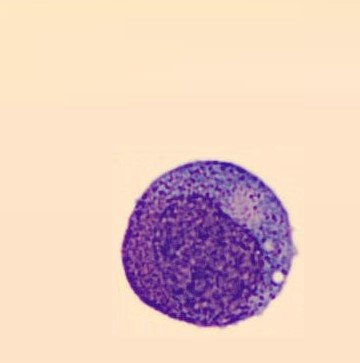
#> input picture Selected_images/Easy1.jpg, 360 x 363 px; its folder holds only this picture in this run
$ python pipeline.py
#> lines starting #> are read from the running program, lines starting #| are printed output that depends on the picture; after the words box and inside, x2 and y2 are one past the last pixel; in counts of white or black regions, pixels touching at a corner belong together
import cv2
import numpy as np
import os


def largest_component(mask):
    num_labels, labels, stats, _ = cv2.connectedComponentsWithStats(mask, connectivity=8)
    if num_labels <= 1:
        return mask

    largest_label = 1 + np.argmax(stats[1:, cv2.CC_STAT_AREA])
    out = np.zeros_like(mask)
    out[labels == largest_label] = 255
    return out


def fill_holes(mask):
    flood = mask.copy()
    h, w = mask.shape
    ffmask = np.zeros((h + 2, w + 2), np.uint8)
    cv2.floodFill(flood, ffmask, (0, 0), 255)
    holes = cv2.bitwise_not(flood)
    return cv2.bitwise_or(mask, holes)


def component_touching_seed(mask, seed_mask):
    num_labels, labels, stats, _ = cv2.connectedComponentsWithStats(mask, connectivity=8)
    if num_labels <= 1:
        return mask

    seed_labels = labels[seed_mask > 0]
    seed_labels = seed_labels[seed_labels != 0]

    if len(seed_labels) == 0:
        return largest_component(mask)

    unique, counts = np.unique(seed_labels, return_counts=True)
    chosen = unique[np.argmax(counts)]

    out = np.zeros_like(mask)
    out[labels == chosen] = 255
    return out


def remove_small_components(mask, min_area=100):
    num_labels, labels, stats, _ = cv2.connectedComponentsWithStats(mask, connectivity=8)
    out = np.zeros_like(mask)
    for i in range(1, num_labels):
        if stats[i, cv2.CC_STAT_AREA] >= min_area:
            out[labels == i] = 255
    return out


def safe_grabcut(img, init_mask, iters=5):
    gc_mask = init_mask.copy()

    if np.count_nonzero(gc_mask == cv2.GC_FGD) == 0:
        fg_candidate = (gc_mask == cv2.GC_PR_FGD)
        if np.count_nonzero(fg_candidate) > 0:
            ys, xs = np.where(fg_candidate)
            cy, cx = int(np.mean(ys)), int(np.mean(xs))
            r = 3
            y1 = max(0, cy - r)
            y2 = min(gc_mask.shape[0], cy + r + 1)
            x1 = max(0, cx - r)
            x2 = min(gc_mask.shape[1], cx + r + 1)
            gc_mask[y1:y2, x1:x2] = cv2.GC_FGD

    if np.count_nonzero(gc_mask == cv2.GC_BGD) == 0:
        gc_mask[0, :] = cv2.GC_BGD
        gc_mask[-1, :] = cv2.GC_BGD
        gc_mask[:, 0] = cv2.GC_BGD
        gc_mask[:, -1] = cv2.GC_BGD

    has_fg = np.count_nonzero((gc_mask == cv2.GC_FGD) | (gc_mask == cv2.GC_PR_FGD)) > 0
    has_bg = np.count_nonzero((gc_mask == cv2.GC_BGD) | (gc_mask == cv2.GC_PR_BGD)) > 0

    if not (has_fg and has_bg):
        return np.where(
            (gc_mask == cv2.GC_FGD) | (gc_mask == cv2.GC_PR_FGD),
            255,
            0
        ).astype(np.uint8)

    bgdModel = np.zeros((1, 65), np.float64)
    fgdModel = np.zeros((1, 65), np.float64)

    try:
        cv2.grabCut(
            img,
            gc_mask,
            None,
            bgdModel,
            fgdModel,
            iters,
            cv2.GC_INIT_WITH_MASK
        )
        return np.where(
            (gc_mask == cv2.GC_FGD) | (gc_mask == cv2.GC_PR_FGD),
            255,
            0
        ).astype(np.uint8)
    except cv2.error:
        return np.where(
            (gc_mask == cv2.GC_FGD) | (gc_mask == cv2.GC_PR_FGD),
            255,
            0
        ).astype(np.uint8)


def get_nucleus_mask(img):
    blur = cv2.GaussianBlur(img, (5, 5), 0)

    hsv = cv2.cvtColor(blur, cv2.COLOR_BGR2HSV)
    lab = cv2.cvtColor(blur, cv2.COLOR_BGR2LAB)

    _, s, _ = cv2.split(hsv)
    l, a, b = cv2.split(lab)

    darkness = 255 - l
    magenta = np.clip(a.astype(np.int16) - 128, 0, 127).astype(np.uint8)
    blue_bias = np.clip(128 - b.astype(np.int16), 0, 127).astype(np.uint8)

    score = (
        0.42 * darkness.astype(np.float32) +
        0.28 * s.astype(np.float32) +
        0.20 * magenta.astype(np.float32) +
        0.10 * blue_bias.astype(np.float32)
    )
    score = np.clip(score, 0, 255).astype(np.uint8)

    _, otsu_mask = cv2.threshold(score, 0, 255, cv2.THRESH_BINARY + cv2.THRESH_OTSU)

    color_mask1 = cv2.inRange(hsv, (105, 35, 20), (175, 255, 220))
    color_mask2 = cv2.inRange(a, 128, 210)
    color_mask3 = cv2.inRange(b, 65, 150)

    color_mask = cv2.bitwise_and(color_mask1, color_mask2)
    color_mask = cv2.bitwise_and(color_mask, color_mask3)

    nucleus = cv2.bitwise_and(otsu_mask, color_mask)

    k1 = cv2.getStructuringElement(cv2.MORPH_ELLIPSE, (3, 3))
    k2 = cv2.getStructuringElement(cv2.MORPH_ELLIPSE, (5, 5))

    nucleus = cv2.morphologyEx(nucleus, cv2.MORPH_OPEN, k1)
    nucleus = cv2.morphologyEx(nucleus, cv2.MORPH_CLOSE, k2)
    nucleus = remove_small_components(nucleus, min_area=30)
    nucleus = largest_component(nucleus)

    return nucleus


def expand_box(x, y, w, h, img_w, img_h, scale=4.8, min_size=170):
    cx = x + w / 2
    cy = y + h / 2

    new_w = max(int(w * scale), min_size)
    new_h = max(int(h * scale), min_size)

    x1 = max(0, int(cx - new_w / 2))
    y1 = max(0, int(cy - new_h / 2))
    x2 = min(img_w, int(cx + new_w / 2))
    y2 = min(img_h, int(cy + new_h / 2))

    return x1, y1, x2, y2


def estimate_background_stats(crop):
    lab = cv2.cvtColor(crop, cv2.COLOR_BGR2LAB)
    hsv = cv2.cvtColor(crop, cv2.COLOR_BGR2HSV)

    h, w = crop.shape[:2]
    border_w = max(10, min(h, w) // 10)

    border_mask = np.zeros((h, w), np.uint8)
    border_mask[:border_w, :] = 255
    border_mask[-border_w:, :] = 255
    border_mask[:, :border_w] = 255
    border_mask[:, -border_w:] = 255

    border_pixels = lab[border_mask > 0].reshape(-1, 3).astype(np.float32)
    mean = border_pixels.mean(axis=0)
    std = border_pixels.std(axis=0) + 1e-6

    return lab, hsv, border_mask, mean, std


def build_wbc_candidate(crop, nucleus_crop):
    lab, hsv, border_mask, bg_mean, bg_std = estimate_background_stats(crop)

    l, a, b = cv2.split(lab)
    h, s, v = cv2.split(hsv)

    z = np.sqrt((((lab.astype(np.float32) - bg_mean) / bg_std) ** 2).sum(axis=2))

    darkness = 255 - l
    magenta = np.clip(a.astype(np.int16) - 128, 0, 127).astype(np.uint8)
    blue_bias = np.clip(128 - b.astype(np.int16), 0, 127).astype(np.uint8)

    nucleus_like = (
        0.45 * darkness.astype(np.float32) +
        0.30 * s.astype(np.float32) +
        0.15 * magenta.astype(np.float32) +
        0.10 * blue_bias.astype(np.float32)
    )

    cytoplasm_like = (
        0.45 * z.astype(np.float32) +
        0.25 * s.astype(np.float32) +
        0.20 * darkness.astype(np.float32) +
        0.10 * magenta.astype(np.float32)
    )

    # WBC pixels are usually unlike the plain background,
    # and more stain-heavy than RBC/background.
    combined = np.maximum(nucleus_like, cytoplasm_like)
    combined = cv2.GaussianBlur(combined.astype(np.uint8), (5, 5), 0)

    _, cand1 = cv2.threshold(combined, 0, 255, cv2.THRESH_BINARY + cv2.THRESH_OTSU)

    cand2 = (
        ((z > 2.0) & (darkness > 10)) |
        ((s > 28) & (darkness > 8)) |
        ((magenta > 6) & (z > 1.6))
    ).astype(np.uint8) * 255

    candidate = cv2.bitwise_or(cand1, cand2)

    # keep only region around nucleus
    ys, xs = np.where(nucleus_crop > 0)
    cy = int(np.mean(ys))
    cx = int(np.mean(xs))
    nucleus_area = max(1, cv2.countNonZero(nucleus_crop))
    est_radius = int(max(28, min(90, np.sqrt(nucleus_area) * 5.8)))

    yy, xx = np.indices(candidate.shape)
    dist = np.sqrt((yy - cy) ** 2 + (xx - cx) ** 2)
    distance_gate = (dist <= est_radius).astype(np.uint8) * 255

    candidate = cv2.bitwise_and(candidate, distance_gate)

    k_open = cv2.getStructuringElement(cv2.MORPH_ELLIPSE, (3, 3))
    k_close = cv2.getStructuringElement(cv2.MORPH_ELLIPSE, (7, 7))

    candidate = cv2.morphologyEx(candidate, cv2.MORPH_OPEN, k_open)
    candidate = cv2.morphologyEx(candidate, cv2.MORPH_CLOSE, k_close)

    seed = cv2.dilate(
        nucleus_crop,
        cv2.getStructuringElement(cv2.MORPH_ELLIPSE, (9, 9)),
        iterations=1
    )

    candidate = component_touching_seed(candidate, seed)
    candidate = cv2.bitwise_or(candidate, seed)

    sure_bg = (
        (border_mask > 0) |
        ((z < 1.15) & (s < 22) & (l > 205))
    ).astype(np.uint8) * 255

    return candidate, sure_bg, border_mask, est_radius


def break_thin_bridges(mask, nucleus_crop):
    # Erode slightly to break accidental thin links to RBCs,
    # then regrow only the part connected to the nucleus.
    eroded = cv2.erode(
        mask,
        cv2.getStructuringElement(cv2.MORPH_ELLIPSE, (5, 5)),
        iterations=1
    )
    kept = component_touching_seed(eroded, nucleus_crop)
    restored = cv2.dilate(
        kept,
        cv2.getStructuringElement(cv2.MORPH_ELLIPSE, (5, 5)),
        iterations=1
    )
    restored = cv2.bitwise_or(restored, nucleus_crop)
    return restored


def segment_wbc(image_path, save_mask_path=None, save_output_path=None, debug_dir=None):
    img = cv2.imread(image_path)
    if img is None:
        raise ValueError(f"Could not read image: {image_path}")

    original = img.copy()
    H, W = img.shape[:2]

    nucleus = get_nucleus_mask(img)
    if cv2.countNonZero(nucleus) == 0:
        raise ValueError("No nucleus detected")

    ys, xs = np.where(nucleus > 0)
    x, y, w, h = cv2.boundingRect(np.column_stack((xs, ys)))
    x1, y1, x2, y2 = expand_box(x, y, w, h, W, H)

    crop = original[y1:y2, x1:x2].copy()
    nucleus_crop = nucleus[y1:y2, x1:x2]

    candidate, sure_bg, border_mask, est_radius = build_wbc_candidate(crop, nucleus_crop)

    gc_mask = np.full(crop.shape[:2], cv2.GC_PR_BGD, np.uint8)
    gc_mask[candidate > 0] = cv2.GC_PR_FGD
    gc_mask[nucleus_crop > 0] = cv2.GC_FGD
    gc_mask[sure_bg > 0] = cv2.GC_BGD

    mask_crop = safe_grabcut(crop, gc_mask, iters=5)
    mask_crop = cv2.bitwise_or(mask_crop, nucleus_crop)
    mask_crop = component_touching_seed(mask_crop, nucleus_crop)

    mask_crop = break_thin_bridges(mask_crop, nucleus_crop)

    mask_crop = cv2.morphologyEx(
        mask_crop,
        cv2.MORPH_CLOSE,
        cv2.getStructuringElement(cv2.MORPH_ELLIPSE, (7, 7))
    )
    mask_crop = cv2.morphologyEx(
        mask_crop,
        cv2.MORPH_OPEN,
        cv2.getStructuringElement(cv2.MORPH_ELLIPSE, (3, 3))
    )

    mask_crop = fill_holes(mask_crop)
    mask_crop = component_touching_seed(mask_crop, nucleus_crop)

    # final distance safety gate
    ys, xs = np.where(nucleus_crop > 0)
    cy = int(np.mean(ys))
    cx = int(np.mean(xs))
    yy, xx = np.indices(mask_crop.shape)
    dist = np.sqrt((yy - cy) ** 2 + (xx - cx) ** 2)
    max_radius = int(est_radius * 1.15)
    radius_gate = (dist <= max_radius).astype(np.uint8) * 255
    mask_crop = cv2.bitwise_and(mask_crop, radius_gate)
    mask_crop = cv2.bitwise_or(mask_crop, nucleus_crop)

    mask_crop = fill_holes(mask_crop)
    mask_crop = component_touching_seed(mask_crop, nucleus_crop)

    mask = np.zeros((H, W), np.uint8)
    mask[y1:y2, x1:x2] = mask_crop

    output = np.full_like(original, 255)
    output[mask == 255] = original[mask == 255]

    if save_mask_path is not None:
        cv2.imwrite(save_mask_path, mask)

    if save_output_path is not None:
        cv2.imwrite(save_output_path, output)

    if debug_dir is not None:
        os.makedirs(debug_dir, exist_ok=True)

        box_vis = original.copy()
        cv2.rectangle(box_vis, (x1, y1), (x2, y2), (0, 255, 0), 2)

        cand_full = np.zeros((H, W), np.uint8)
        cand_full[y1:y2, x1:x2] = candidate

        bg_full = np.zeros((H, W), np.uint8)
        bg_full[y1:y2, x1:x2] = sure_bg

        cv2.imwrite(os.path.join(debug_dir, "01_original.png"), original)
        cv2.imwrite(os.path.join(debug_dir, "02_nucleus_mask.png"), nucleus)
        cv2.imwrite(os.path.join(debug_dir, "03_crop_box.png"), box_vis)
        cv2.imwrite(os.path.join(debug_dir, "04_candidate.png"), cand_full)
        cv2.imwrite(os.path.join(debug_dir, "05_sure_bg.png"), bg_full)
        cv2.imwrite(os.path.join(debug_dir, "06_final_mask.png"), mask)
        cv2.imwrite(os.path.join(debug_dir, "07_output.png"), output)

    return mask, output


def process_folder(input_folder, mask_folder, output_folder, debug_root=None):
    os.makedirs(mask_folder, exist_ok=True)
    os.makedirs(output_folder, exist_ok=True)

    valid_exts = {".jpg", ".jpeg", ".png", ".bmp", ".tif", ".tiff"}

    for filename in os.listdir(input_folder):
        name, ext = os.path.splitext(filename)
        if ext.lower() not in valid_exts:
            continue

        image_path = os.path.join(input_folder, filename)
        mask_path = os.path.join(mask_folder, f"{name}_mymask.png")
        output_path = os.path.join(output_folder, f"{name}.jpg")

        debug_dir = None
        if debug_root is not None:
            debug_dir = os.path.join(debug_root, name)

        try:
            segment_wbc(
                image_path,
                save_mask_path=mask_path,
                save_output_path=output_path,
                debug_dir=debug_dir
            )
#> in segment_wbc, img is the input picture: shape (363, 360, 3); mean B, G, R 191.9, 201.6, 230.2
#> in get_nucleus_mask, `_, otsu_mask = cv2.threshold(score, 0, 255, cv2.THRESH_BINARY + cv2.TH..`:
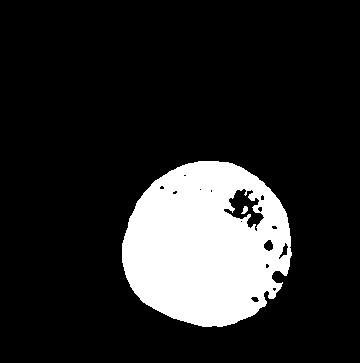
#> otsu_mask: shape (363, 360); 16% white; 2 white regions, box (x1, y1, x2, y2) and area: (122, 161, 292, 327) 20910, (241, 206, 248, 214) 34
#> in remove_small_components, `num_labels, labels, stats, _ = cv2.connectedComponentsWithStats(mask, ..`: num_labels = 2; stats = [[0, 0, 360, 363, 109457], [122, 161, 170, 166, 21223]]
#> in largest_component, `num_labels, labels, stats, _ = cv2.connectedComponentsWithStats(mask, ..`: num_labels = 2
#> in largest_component, `largest_label = 1 + np.argmax(stats[1:, cv2.CC_STAT_AREA])`: largest_label = 1
#> in segment_wbc, `x, y, w, h = cv2.boundingRect(np.column_stack((xs, ys)))`: x = 122; y = 161; w = 170; h = 166
#> in expand_box, `cx = x + w / 2`: cx = 207
#> in expand_box, `cy = y + h / 2`: cy = 244
#> in expand_box, `new_w = max(int(w * scale), min_size)`: new_w = 816
#> in expand_box, `new_h = max(int(h * scale), min_size)`: new_h = 796
#> in expand_box, `x1 = max(0, int(cx - new_w / 2))`: x1 = 0
#> in expand_box, `x2 = min(img_w, int(cx + new_w / 2))`: x2 = 360
#> in expand_box, `y2 = min(img_h, int(cy + new_h / 2))`: y2 = 363
#> in segment_wbc, `x1, y1, x2, y2 = expand_box(x, y, w, h, W, H)`: x1 = 0; x2 = 360; y2 = 363
#> in estimate_background_stats, `mean = border_pixels.mean(axis=0)`: mean = [235.2, 132.2, 145]
#> in estimate_background_stats, `std = border_pixels.std(axis=0) + 1e-6`: std = [1.74, 1.15, 1.74]
#> in build_wbc_candidate, `lab, hsv, border_mask, bg_mean, bg_std = estimate_background_stats(crop)`:
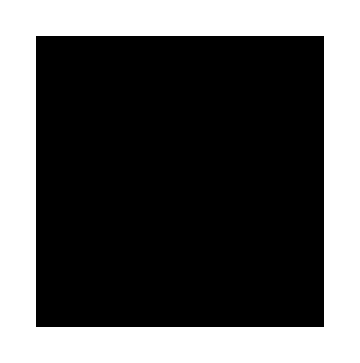
#> border_mask: shape (363, 360); 35.9% white; 1 white region, box (x1, y1, x2, y2) and area: (0, 0, 360, 363) 46872
#> in build_wbc_candidate, `lab, hsv, border_mask, bg_mean, bg_std = estimate_background_stats(crop)`: bg_mean = [235.2, 132.2, 145]; bg_std = [1.74, 1.15, 1.74]
#> in build_wbc_candidate, `h, s, v = cv2.split(hsv)`:
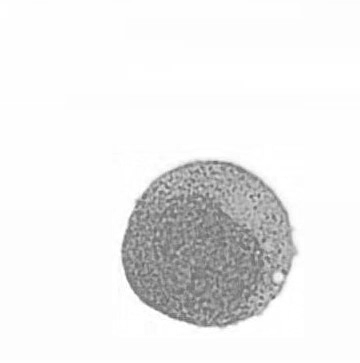
#> v: shape (363, 360); min 98, max 255, mean 235.9
#> in build_wbc_candidate, `z = np.sqrt((((lab.astype(np.float32) - bg_mean) / bg_std) ** 2).sum(a..`:
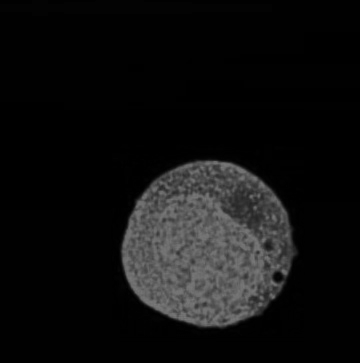
#> z: shape (363, 360) float32; min 0.216, max 122, mean 16.2
#> in build_wbc_candidate, `cy = int(np.mean(ys))`: cy = 244
#> in build_wbc_candidate, `cx = int(np.mean(xs))`: cx = 205
#> in build_wbc_candidate, `nucleus_area = max(1, cv2.countNonZero(nucleus_crop))`: nucleus_area = 21223
#> in build_wbc_candidate, `est_radius = int(max(28, min(90, np.sqrt(nucleus_area) * 5.8)))`: est_radius = 90
#> in build_wbc_candidate, `dist = np.sqrt((yy - cy) ** 2 + (xx - cx) ** 2)`:
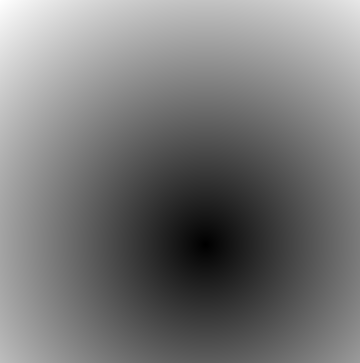
#> dist: shape (363, 360) float64; min 0, max 318.7, mean 149.5; drawn with min black and max white
#> in component_touching_seed, `num_labels, labels, stats, _ = cv2.connectedComponentsWithStats(mask, ..`: num_labels = 2; stats = [[0, 0, 360, 363, 105235], [115, 154, 181, 181, 25445]]
#> in component_touching_seed, `unique, counts = np.unique(seed_labels, return_counts=True)`: unique = [1]; counts = [24067]
#> in component_touching_seed, `chosen = unique[np.argmax(counts)]`: chosen = 1
#> in segment_wbc, `candidate, sure_bg, border_mask, est_radius = build_wbc_candidate(crop..`: est_radius = 90
#> in safe_grabcut, `gc_mask = init_mask.copy()`:
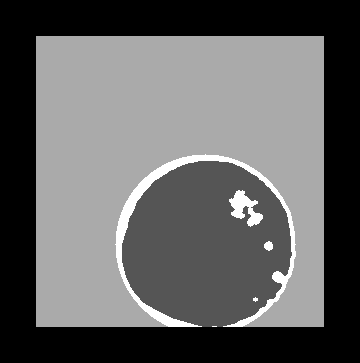
#> gc_mask: shape (363, 360); min 0, max 3, mean 1.15; drawn with min black and max white
#> in safe_grabcut, `has_fg = np.count_nonzero((gc_mask == cv2.GC_FGD) | (gc_mask == cv2.GC..`: has_fg = True
#> in break_thin_bridges, `eroded = cv2.erode( mask, cv2.getStructuringElement(cv2.MORPH_ELLIPSE,..`:
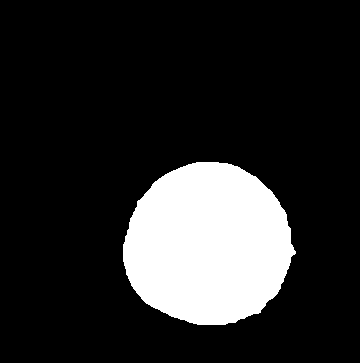
#> eroded: shape (363, 360); 16.6% white; 1 white region, box (x1, y1, x2, y2) and area: (123, 162, 296, 325) 21653
#> in segment_wbc, `cy = int(np.mean(ys))`: cy = 244
#> in segment_wbc, `cx = int(np.mean(xs))`: cx = 205
#> in segment_wbc, `max_radius = int(est_radius * 1.15)`: max_radius = 103
            print(f"Processed: {filename}")
        except Exception as e:
            print(f"Failed: {filename} -> {e}")


if __name__ == "__main__":
    input_folder = "Selected_images"
    mask_folder = "student_mask"
    output_folder = "output_images"
    debug_root = "debug_pipeline"

    process_folder(input_folder, mask_folder, output_folder, debug_root)

$ run again, on Selected_images/Easy3.jpg
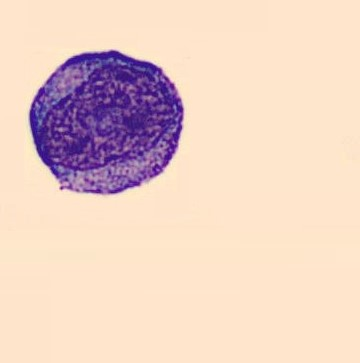
#> input picture Selected_images/Easy3.jpg, 360 x 363 px
#> in segment_wbc, img is the input picture: shape (363, 360, 3); mean B, G, R 196, 206.9, 234.2
#> otsu_mask: shape (363, 360); 12.6% white; 1 white region, box (x1, y1, x2, y2) and area: (29, 50, 183, 194) 16525
#> color_mask1: shape (363, 360); 13.6% white; 1 white region, box (x1, y1, x2, y2) and area: (29, 49, 185, 196) 17709
#> color_mask2: shape (363, 360); 99.9% white; black in thin lines or dots, all inside (x1, y1, x2, y2) = (26, 125, 159, 192)
#> color_mask3: shape (363, 360); 100% white; black in thin lines or dots, all inside (x1, y1, x2, y2) = (28, 140, 42, 169)
#> in remove_small_components, `num_labels, labels, stats, _ = cv2.connectedComponentsWithStats(mask, ..`: num_labels = 2; stats = [[0, 0, 360, 363, 113894], [29, 50, 154, 144, 16786]]
#> in largest_component, `num_labels, labels, stats, _ = cv2.connectedComponentsWithStats(mask, ..`: num_labels = 2
#> largest_label = 1
#> in segment_wbc, `ys, xs = np.where(nucleus > 0)`: ys = 16786 values from 50 to 193; xs = 16786 values, max 182 at index 6191, min 29 at index 7414, mean 106.2
#> in segment_wbc, `x, y, w, h = cv2.boundingRect(np.column_stack((xs, ys)))`: x = 29; y = 50; w = 154; h = 144
#> in expand_box, `cx = x + w / 2`: cx = 106
#> in expand_box, `cy = y + h / 2`: cy = 122
#> new_w = 739
#> new_h = 691
#> in expand_box, `x1 = max(0, int(cx - new_w / 2))`: x1 = 0
#> in expand_box, `x2 = min(img_w, int(cx + new_w / 2))`: x2 = 360
#> in expand_box, `y2 = min(img_h, int(cy + new_h / 2))`: y2 = 363
#> in segment_wbc, `x1, y1, x2, y2 = expand_box(x, y, w, h, W, H)`: x1 = 0; x2 = 360; y2 = 363
#> mean = [234.9, 133, 142.9]
#> std = [11.4, 2.42, 4.45]
#> border_mask: shape (363, 360); 35.9% white; 1 white region, box (x1, y1, x2, y2) and area: (0, 0, 360, 363) 46872
#> bg_mean = [234.9, 133, 142.9]; bg_std = [11.4, 2.42, 4.45]
#> cand1: shape (363, 360); 12.7% white; 1 white region, box (x1, y1, x2, y2) and area: (29, 50, 184, 194) 16567
#> cand2: shape (363, 360); 100% white; black in thin lines or dots, all inside (x1, y1, x2, y2) = (27, 121, 36, 153)
#> in build_wbc_candidate, `ys, xs = np.where(nucleus_crop > 0)`: ys = 16786 values from 50 to 193
#> in build_wbc_candidate, `cy = int(np.mean(ys))`: cy = 121
#> in build_wbc_candidate, `cx = int(np.mean(xs))`: cx = 106
#> nucleus_area = 16786
#> in build_wbc_candidate, `est_radius = int(max(28, min(90, np.sqrt(nucleus_area) * 5.8)))`: est_radius = 90
#> distance_gate: shape (363, 360); 19.5% white; 1 white region, box (x1, y1, x2, y2) and area: (16, 31, 197, 212) 25445
#> candidate: shape (363, 360); 19.5% white; 1 white region, box (x1, y1, x2, y2) and area: (16, 31, 197, 212) 25442
#> seed: shape (363, 360); 14.6% white; 1 white region, box (x1, y1, x2, y2) and area: (25, 46, 187, 198) 19054
#> in component_touching_seed, `num_labels, labels, stats, _ = cv2.connectedComponentsWithStats(mask, ..`: num_labels = 2; stats = [[0, 0, 360, 363, 105235], [16, 31, 181, 181, 25445]]
#> in component_touching_seed, `seed_labels = labels[seed_mask > 0]`: seed_labels = 19054 values from 1 to 1
#> unique = [1]; counts = [19054]
#> chosen = 1
#> in segment_wbc, `candidate, sure_bg, border_mask, est_radius = build_wbc_candidate(crop..`: est_radius = 90
#> in safe_grabcut, `gc_mask = init_mask.copy()`:
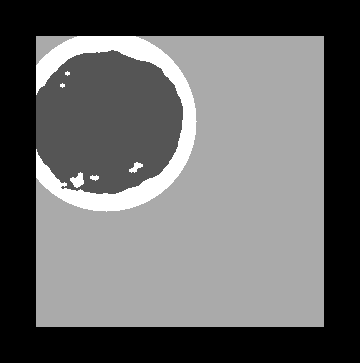
#> gc_mask: shape (363, 360); min 0, max 3, mean 1.21; drawn with min black and max white
#> has_fg = True
#> mask_crop: shape (363, 360); 13.3% white; 1 white region, box (x1, y1, x2, y2) and area: (29, 50, 184, 195) 17420
#> in break_thin_bridges, `eroded = cv2.erode( mask, cv2.getStructuringElement(cv2.MORPH_ELLIPSE,..`:
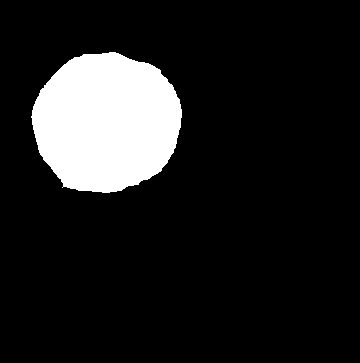
#> eroded: shape (363, 360); 12.6% white; 1 white region, box (x1, y1, x2, y2) and area: (31, 52, 182, 193) 16432
#> in segment_wbc, `cy = int(np.mean(ys))`: cy = 121
#> in segment_wbc, `cx = int(np.mean(xs))`: cx = 106
#> max_radius = 103
